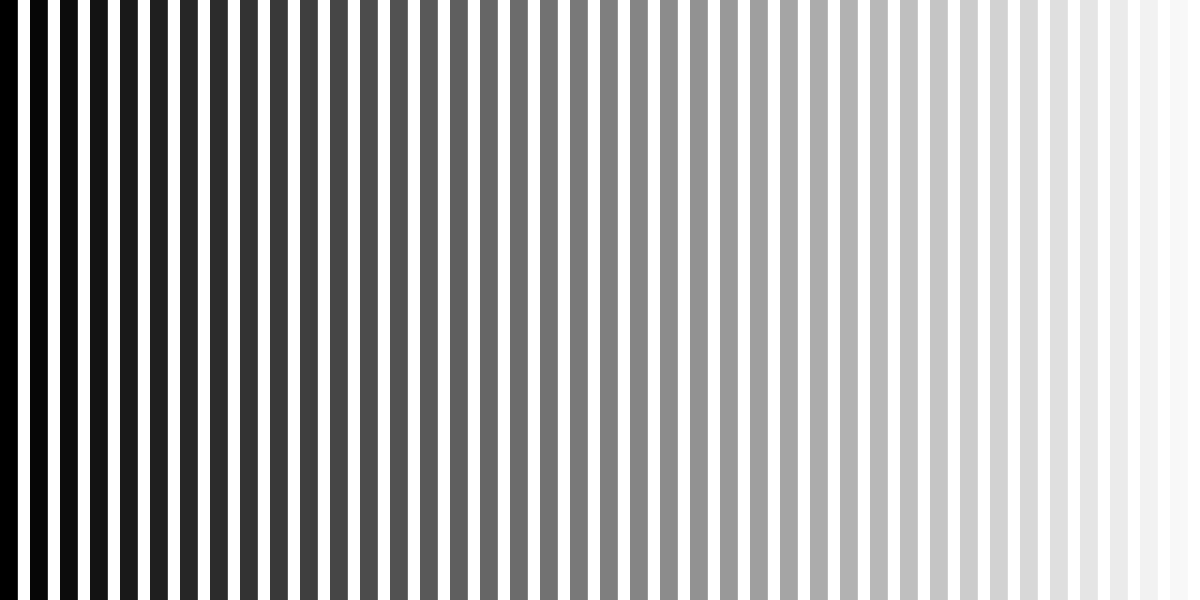
Frame 1 (no input)
Frame 60 (the mouse pressed at the canvas centre just before this capture): identical to frame 1, image omitted
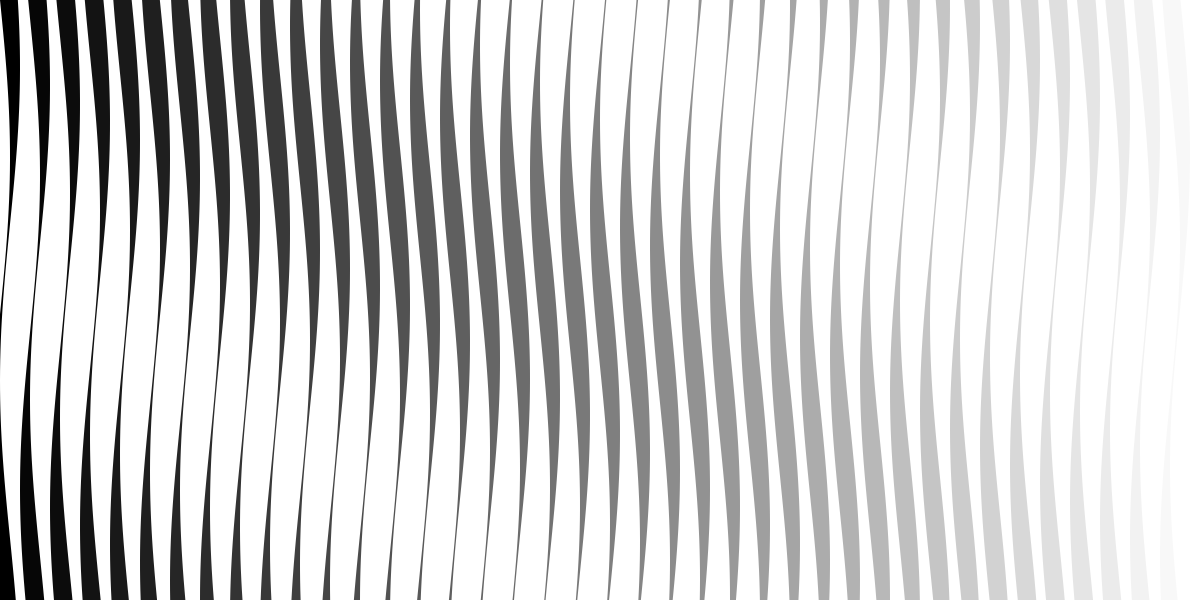
Frame 120 (the mouse held since frame 60 and released just before this capture)

The Processing sketch that drew these frames (run headless with seeded random() and noise(); from frame 60 on, the mouse is pressed at the canvas centre):

// Processing sketch: sin_lines_follow
// ── sin_lines_follow.pde
float curveWidth = 10.0;
float curveThickness = 10.0;
float angleOffset = 0.9;

void setup() {
  size(1200, 600);
}

void draw() {
  background(255);

  float angleIncrement = map(mouseY, 0, height, 0.0, 0.2);
  float angleA = 0.0;
  float angleB = angleA + angleOffset;

  for (int mx = 0; mx < width; mx += curveWidth*3) {
    float gray = map(mx, 0, width, 0, 255);
    noStroke();
    fill(gray);
    beginShape(QUAD_STRIP);
    for (int y = 0; y <= height; y += 10) {
      float x1 = mx + (sin(angleA)* curveWidth);
      float x2 = mx + (sin(angleB)* curveWidth);
      vertex(x1, y);
      vertex(x2 + curveThickness, y);
      angleA += angleIncrement;
      angleB = angleA + angleOffset;
    }
    endShape();
  }
}
